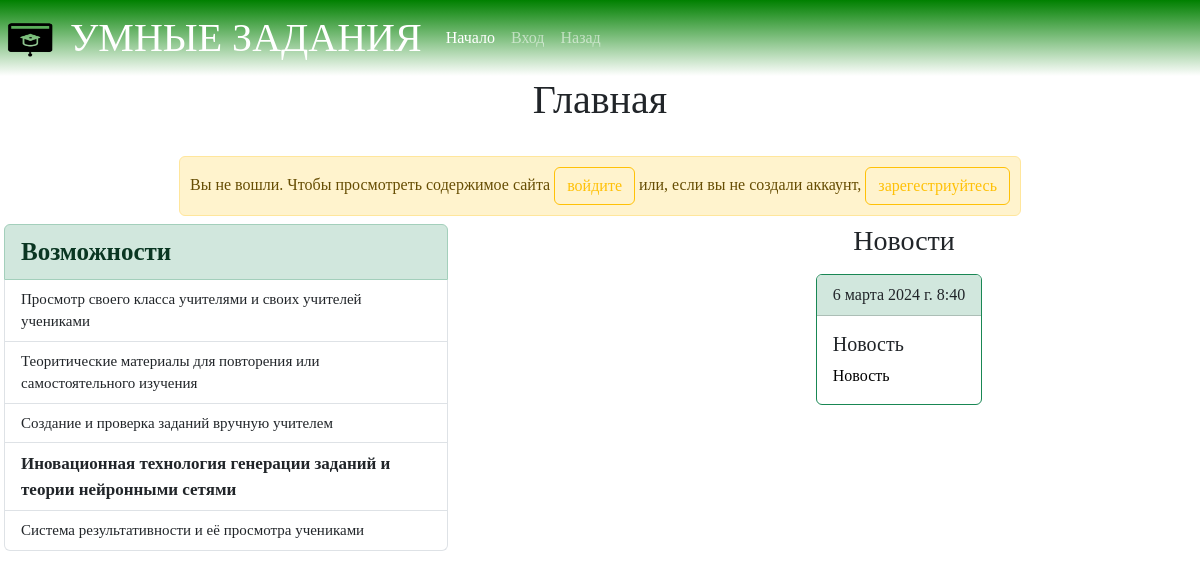
/, run on an earlier commit of the app's database.
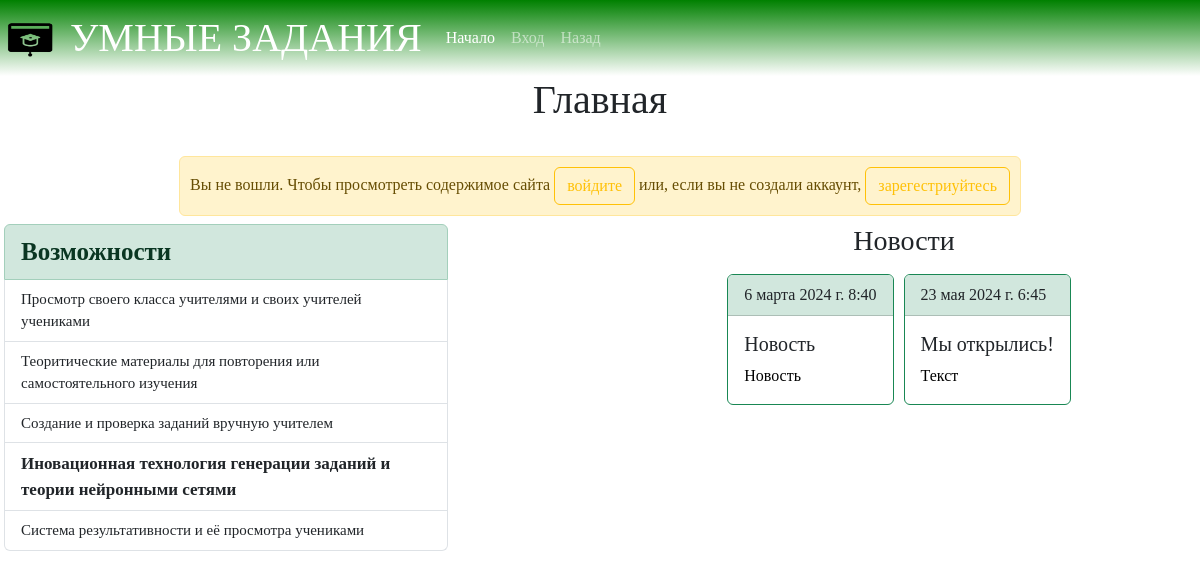
And on a later commit of the database.
### main/models.py (models this page shows, shortened)
class News(models.Model):
    title = models.CharField("Заголовок", max_length=255, default="")
    text = models.TextField("Текст")
    date = models.DateTimeField("Дата", auto_now=True)
    create_user = models.ForeignKey(User, verbose_name="Пользователь", on_delete=models.SET_NULL, blank=True, null=True)
    class Meta:
        verbose_name = 'Новость'
        verbose_name_plural = "Новости"

### main/views.py (the view)
# urls.py: path("", views.index, name="index"),
def index(request):
    news = models.News.objects.all()
    previous_page = request.META.get('HTTP_REFERER')
    return render(request, "index.html", {
        "news": news,
        "previousPage": previous_page
    })

### main/templates/index.html (shortened to what this page needs)
{% extends 'base.html' %}
{% block content %}
    <h1>Главная</h1>
    <br>
    {% if not user.is_authenticated %}
        <div class="alert alert-warning mb-2" style="width: fit-content;  padding: 10px; margin:0 auto" role="alert">Вы
            не
            вошли. Чтобы просмотреть содержимое сайта <a href="{% url 'account_login' %}"
                                                         class="btn btn-outline-warning">войдите</a>
            или, если вы не создали аккаунт, <a href="{% url 'account_signup' %}" class="btn btn-outline-warning">зарегестриуйтесь</a>
        </div>
    {% endif %}
    <div class="row">
        <div class="col ps-3">
            <ul class="list-group" style="width: 75%; font-size: 15px;">
                <li class="list-group-item list-group-item-success" style="font-size: 25px; font-weight: bold">
                    Возможности
                </li>
                <li class="list-group-item">Просмотр своего класса учителями и своих учителей учениками</li>
                <li class="list-group-item">Теоритические материалы для повторения или самостоятельного изучения</li>
                <li class="list-group-item">Создание и проверка заданий вручную учителем</li>
                <li class="list-group-item" style="font-size: 17px; font-weight: bold">Иновационная технология генерации
                    заданий
                    и теории
                    нейронными сетями
                </li>
                <li class="list-group-item">Система результативности и её просмотра учениками</li>
            </ul>
            <br>
            <br>
        </div>
        <div class="col list-group" style="width: 75%">
            <h3 class="mb-3" style="align-self: center">Новости</h3>
            <div style="display: flex; align-self: center">
                {% for item in news %}
                    <div class="card border-success mb-3" style=" margin-right:10px ">
                        <div class="card-header" style="background-color: #d1e7dd">{{ item.date }}</div>
                        <div class="card-body">
                            <h5 class=" card-title">{{ item.title }}</h5>
                            <p class="card-text">{{ item.text }}</p>
                        </div>
                    </div>
                {% endfor %}
            </div>
        </div>
    </div>
{% endblock %}

What changed in the data, as far as the page shows it:
added News: date "23 мая 2024 г. 6:45", title "Мы открылись!", text "Текст"
